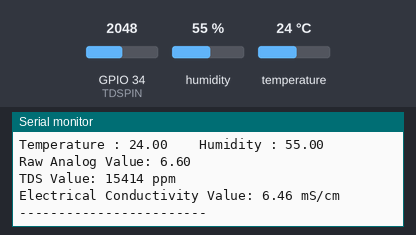
The sketch below on a simulated ESP32. On the bench: the last lines printed to the serial monitor. The inputs (shaded band) are chosen by the test bench; at power-on: humidity 55 %, GPIO 34 (TDSPIN) = 2048, temperature 24 °C. WiFi joins after 1.5 s; servers stay silent unless stated.

Above: at 3.0 s.
3.1 s: humidity set to 22 %
4.6 s: GPIO 34 (TDSPIN) set to 2866
At 5.61 s:
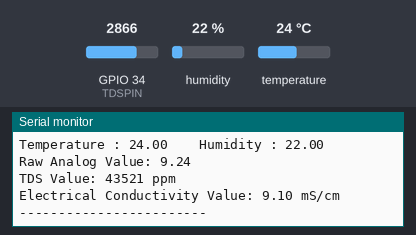
6.1 s: temperature set to 12 °C
7.6 s: GPIO 34 (TDSPIN) set to 3603
At 8.11 s:
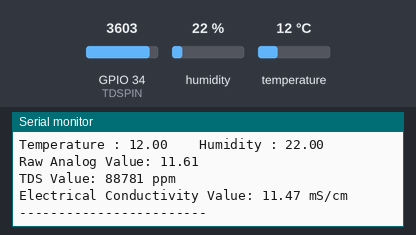
9.1 s: humidity set to 40 %
Timing chart, 0 to 11.6 s (numbered marks = the images above; inputs shaded):
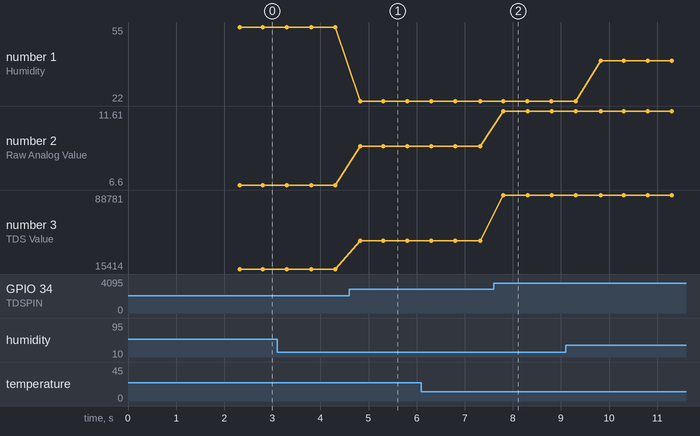

Measured:
- after the input at 4.6 s, the serial monitor: prints a new line after 0.23 s (image 1)
- after the input at 7.6 s, the serial monitor: prints a new line after 0.20 s (image 2)
- plotted number 1: 22 → 40 after the input at 9.1 s
- plotted number 2: 6.6 → 9.24 after the input at 4.6 s, 9.24 → 11.61 after the input at 7.6 s
- plotted number 3: 15414 → 43521 after the input at 4.6 s, 43521 → 88781 after the input at 7.6 s

The sketch:

ESP32_BlinkCode.ino
```cpp
//Tech Trends Shameer

#define BLYNK_TEMPLATE_ID "TMPL3T2tMsW39"
#define BLYNK_TEMPLATE_NAME "Aeroponics Sensors"
#define BLYNK_AUTH_TOKEN "gKFTG4U6X9SH9DTElFZB1t4fBX0YGA__"

#define BLYNK_PRINT Serial

#include <WiFi.h>
//#include <ESP8266WiFi.h>
#include <BlynkSimpleEsp32.h>


#include <DHT.h>


char auth[] = BLYNK_AUTH_TOKEN;

char ssid[] = "Mr Samosa";  // type your wifi name
char pass[] = "whoknows?";  // type your wifi password

BlynkTimer timer;


#define DHTPIN 37 //Connect Out pin to D2 in NODE MCU
#define TDSPIN 34

#define DHTTYPE DHT11
DHT dht(DHTPIN, DHTTYPE);


void Send_DHT()
{
  float h = dht.readHumidity();
  float t = dht.readTemperature(); // or dht.readTemperature(true) for Fahrenheit

  if (isnan(h) || isnan(t)) {
    Serial.println("Failed to read from DHT sensor!");
    return;
  }


    Blynk.virtualWrite(V0, t);
    Blynk.virtualWrite(V1, h);

    Serial.print("Temperature : ");
    Serial.print(t);

    Serial.print("    Humidity : ");
    Serial.println(h);
}


float aref = 3.3;  // Reference voltage
float ec = 0;      // Electrical conductivity
unsigned int tds = 0;  // Total dissolved solids
float ecCalibration = 1;

void ReadSend_Tds() {
    // Read the raw analog value and convert to voltage
    float rawEc = analogRead(TDSPIN) * aref / 1024.0;

    // Print raw reading
    Serial.print("Raw Analog Value: ");
    Serial.println(rawEc);

    // Adjust this offset based on the sensor's dry reading
    float offset = 0.14;

    // Apply calibration and offset compensation
    ec = (rawEc * ecCalibration) - offset;

    // If EC is below zero after adjustment, set it to zero
    if (ec < 0) ec = 0;

    // Convert voltage value to TDS value using cubic equation
    tds = (133.42 * pow(ec, 3) - 255.86 * ec * ec + 857.39 * ec) * 0.5;

    // Print values to Serial Monitor
    Serial.print("TDS Value: ");
    Serial.print(tds);
    Serial.println(" ppm");

    Serial.print("Electrical Conductivity Value: ");
    Serial.print(ec, 2);  // Print with 2 decimal places
    Serial.println(" mS/cm");

    Serial.println("------------------------");  // Separator line

    // Send data to Blynk virtual pins
    Blynk.virtualWrite(V2, tds);
    Blynk.virtualWrite(V3, ec);
}

void setup()
{

  Serial.begin(115200);


  Blynk.begin(auth, ssid, pass);
  dht.begin();
  timer.setInterval(500L, Send_DHT);
  timer.setInterval(500L, ReadSend_Tds);

  }

void loop()
{
  Blynk.run();
  timer.run();
 }
```
